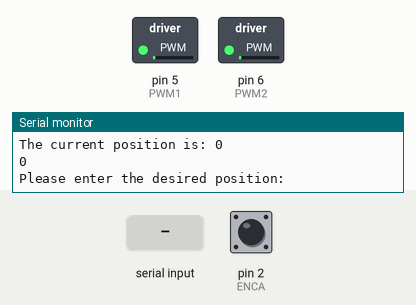
This sketch was run on a simulated Arduino Uno, built with avr-gcc and run on an emulated ATmega328P. Parts: switched loads named in the sketch (green lamp = pin HIGH), the last lines printed to the serial monitor. The test bench sets the inputs (shaded band); at power-on: pin 2 (ENCA) HIGH.

Above: at 2.2 s.
2.3 s: "90,45\n" received over Serial
At 3.4 s:
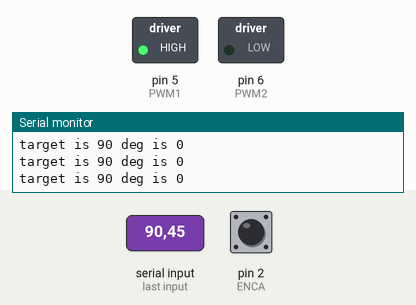
Timing chart, 0 to 5.3 s (numbered marks = the images above; inputs shaded):
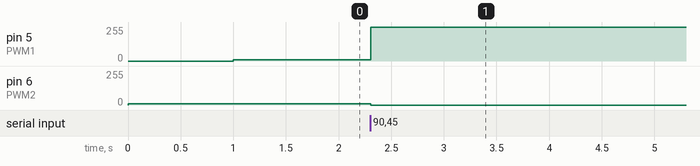

The sketch:

exercise1.ino
```cpp
// (C) Juan Garcia, Oscar Reina, Jan Manel, group: 19 (2023)
// Work package 6
// Exercise 1
// Submission code: ZZZ19ZZZ  (provided by your TA-s)

// WP 6 Exercise 1 Template DIT 632

// declare pins for encoder
#define ENCA 2
#define ENCB 3
// declare pins for motor driver
#define PWM1 5
#define PWM2 6

volatile int pos = 0; // Position in ticks
int deg = 0; // Position in degrees

int degtarget = 0; // Target position in degrees

int speed = 0; // Desired motor speed

int kp = 5; // Proportional constant for controller (tuning parameter)
int u_out = 0; // output of controller

volatile int e = 0; // error
int a = 25; // a-encoder signal
int b = 0; // b-encoder signal

void setup() {

  // set up input pins for encoder and motor driver
  Serial.begin(9600);
  pinMode(ENCA,INPUT_PULLUP);
  pinMode(ENCB,INPUT_PULLUP);
  pinMode(PWM1,OUTPUT);
  pinMode(PWM2,OUTPUT);

  /*
  ==> TO DO TO DO TO DO
  ATTACH INTERRUPT HERE.
  */
  // attach interrupt to encoder A when rising
  attachInterrupt(digitalPinToInterrupt(2), ISR_readEncoder, RISING);

  // Start the motor, just a tiny little bit because otherwise TinkerCad dies....
  analogWrite(PWM2, 10);
  delay(1000); // TinkerCad bug
  analogWrite(PWM1, 10);
}

void loop() {
  // Stop the motor, but not to zero because then TinkerCad dies....
  analogWrite(PWM1, 10);
  delay(1000); // TinkerCad...bug
  analogWrite(PWM2, 10);

  // Check if motor rotated all the way around, and reset counter
    if (pos > 2299){
      deg = deg - 359;
      pos = pos - 2299;
    }
    if (pos < 0){
      deg = 359 + deg;
  	  pos = 2299 + pos;
    }

  // Print current position
  Serial.print("The current position is: ");
  Serial.print(deg);
  Serial.print("\n");
  Serial.println(pos);

  // Get input
  degtarget = getInput();

  // Calculate initial error
  e = degtarget - deg;

  // Loop until error is zero
  while(e){
    //Serial.println(e);
    // Map current position into degrees
    deg = map(pos,0,2299,0,359);
    Serial.print("target is ");
    Serial.print(degtarget);
    Serial.print(" deg is ");
    Serial.print(deg);
    Serial.println();
  	// Get necessary speed signal
  	speed = getAction(e);

  	// Send speed signal to motor
    // Rotating clockwise
    if(speed >= 0){
    	if (speed < 100) // motor does not react with too low inputs
      	speed = 100;
      analogWrite(PWM2, 0);
      analogWrite(PWM1, speed);
  	}

    // Rotating counter-clockwise
  	else{
    	if (-speed < 100) // motor does not react with too low inputs
      	speed = -100;
      analogWrite(PWM1, 0);
      analogWrite(PWM2, -speed);
    }

    // Calculate new error
  	e = degtarget - deg;
  }
}

int getInput(){

  int ready = 0;
  char buf[3];
  int input = -1;

  Serial.print("Please enter the desired position: \n");

  while(!ready){
    ready = Serial.readBytes(buf,3);
    input = atoi(&buf[0]);
  }
  Serial.print("input is ");
  Serial.println(input);
  return input;
}

int getAction(int error){
  /*
  ==> TO DO TO DO TO DO
  Calculate u_out as function of the error and the kp (tuning parameter).
  // ask user for speed
  */

  // here we used the formula recommended in the exercise description
  u_out = kp * error;

  if (u_out > 254){ //u_out cannot be more than 255...
  	return 255;
  }
  else if (u_out < -254){ //...or less than -254
    return -255;
  }
  else
     return u_out;
}
// this function is called when encoder A is set to high
void ISR_readEncoder(){

  // read encoder B
  int b = digitalRead(ENCB);
  // if b is set to low, then its going counterclockwise
  if (b == 0){
    // increase the tick counter
    a++;
  // if b is also set to high, then its going clockwise
  } else {
    // decrease tick counter
  	a--;
  }
  // set tick counter to positive equivalent (6500 is the NR of ticks per revolution)
  // this is done so we can map the position to the a value
  if (a < 0){
  	a= 6149 + a;
  }
  // map position to a value
  pos = map(a, 0, 6149, 0, 2299);
}
```

Measured:
- after the input at 2.3 s, pin 5 (PWM1): 10/255 → 255/255 at once; pin 6 (PWM2): 10/255 → 0/255 at once
